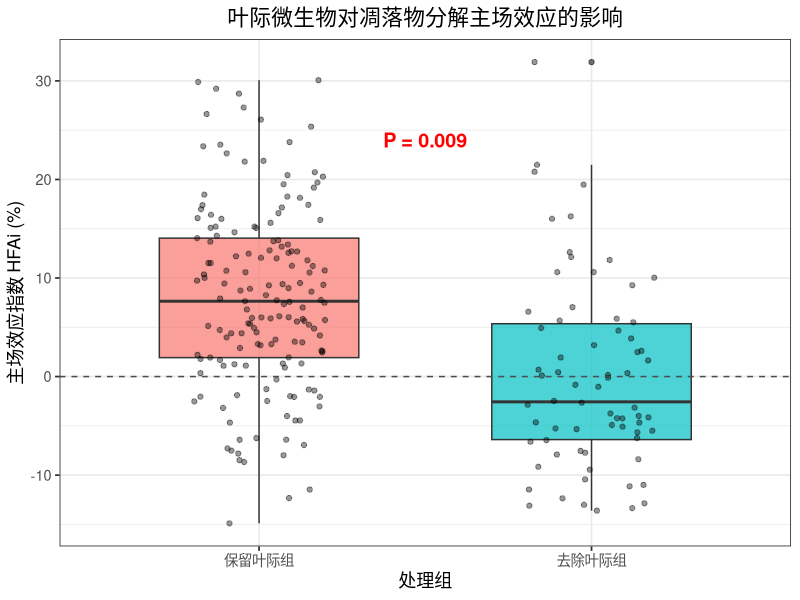
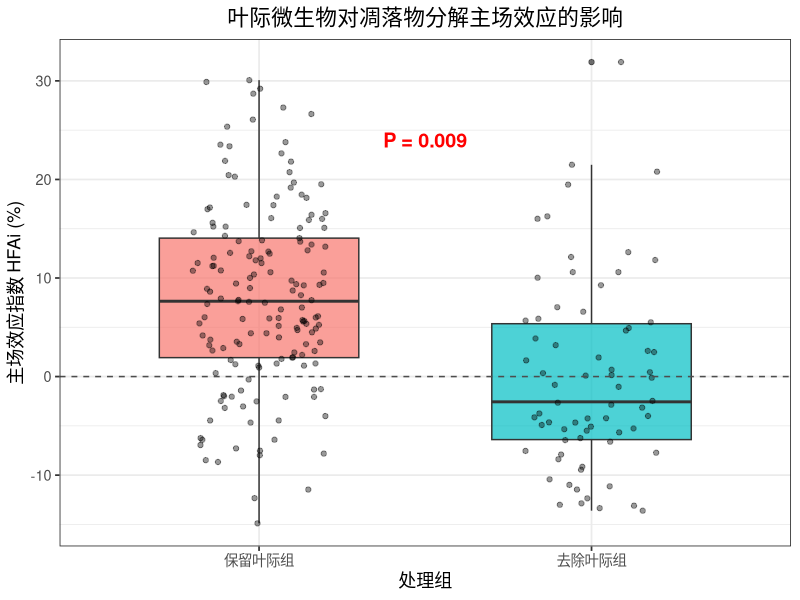

The R script that drew these images, in order:
# 绘图：箱线图 + 显著性标记 P=0.009
library(ggplot2)

dat <- read.csv("data/raw/litter_decomp_hfa.csv")

# 变量名统一为 p_box
p_box <- ggplot(dat, aes(x = treatment, y = HFAi, fill = treatment)) +
  geom_boxplot(alpha = 0.7, width = 0.6) +
  geom_jitter(width = 0.2, alpha = 0.4, size = 1.5) +
  geom_hline(yintercept = 0, linetype = "dashed", color = "gray30") +
  
  # 标注原文 P=0.009
  annotate("text", x = 1.5, y = 24, 
           label = "P = 0.009", size = 5, color = "red", fontface = "bold") +
  
  labs(
    x = "处理组",
    y = "主场效应指数 HFAi (%)",
    title = "叶际微生物对凋落物分解主场效应的影响"
  ) +
  theme_bw(base_size = 13) +
  theme(legend.position = "none", plot.title = element_text(hjust = 0.5))

# 变量名和前面保持一致
ggsave("figures/hfa_boxplot.png", p_box, width = 7, height = 5, dpi = 300)
print(p_box)
